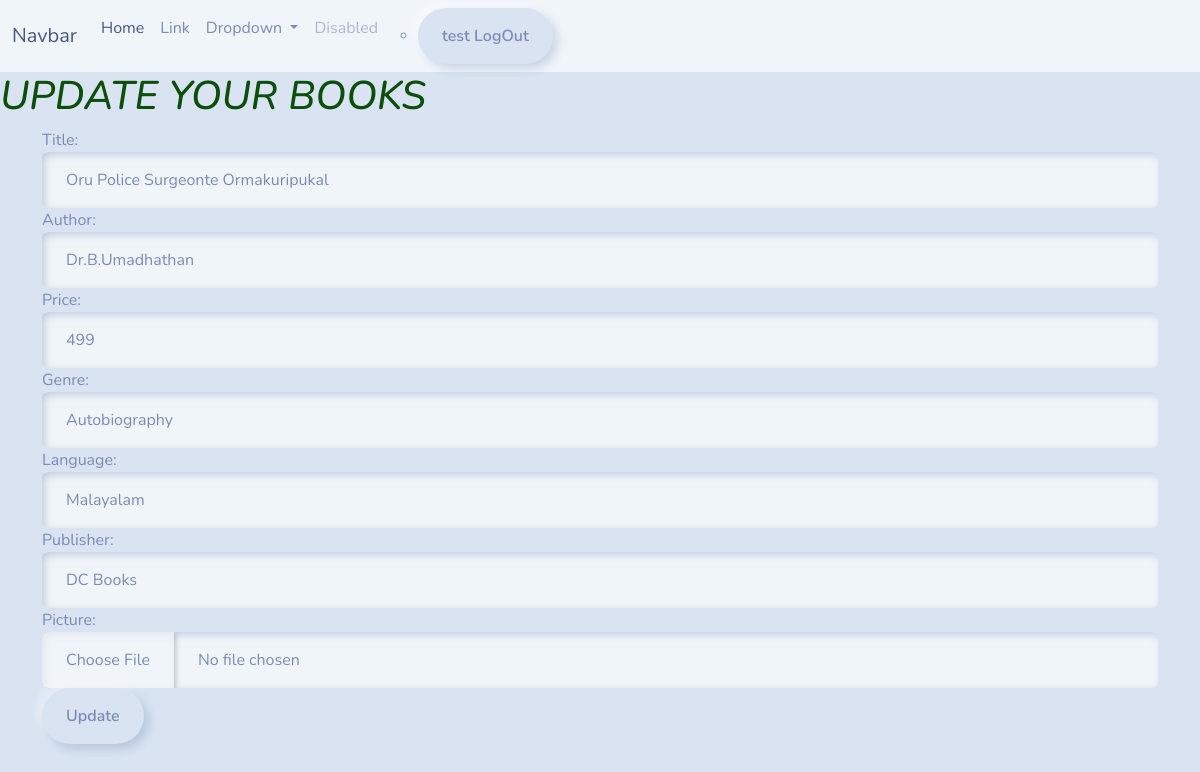
Page /book/5/change/ (signed in) on the committed database.
### books/models.py (models this page shows, shortened)
class Books(models.Model):
    title=models.CharField(max_length=200,null=True)
    author=models.CharField(max_length=200)
    price=models.PositiveIntegerField()
    genre=models.CharField(max_length=200)
    language=models.CharField(max_length=200)
    publisher=models.CharField(max_length=300,null=True)
    picture=models.ImageField(upload_to="picture_book",null=True)

### books/views.py (the view, shortened to what this page needs)
# urls.py: path("book/<int:pk>/change/",views.BookUpdateView.as_view(),name="book-update"),
@method_decorator(decs,name="dispatch")
class BookUpdateView(View):
    template_name="book_update.html"
    form_class=BookUpdateForm
    def get(self,request,*args,**kwargs):
        id=kwargs.get("pk")
        book_object=Books.objects.get(id=id)
        form_instance=self.form_class(instance=book_object)
        return render(request,self.template_name,{"form":form_instance})

### books/forms.py
class BookUpdateForm(forms.ModelForm):
    class Meta:
        model=Books
        fields="__all__"
        widgets={
            "title":forms.TextInput(attrs={"class":"form-control"}),
            "author":forms.TextInput(attrs={"class":"form-control"}),
            "price":forms.NumberInput(attrs={"class":"form-control"}),
            "genre":forms.TextInput(attrs={"class":"form-control"}),
            "language":forms.TextInput(attrs={"class":"form-control"}),
            "publisher":forms.TextInput(attrs={"class":"form-control"}),
            "picture":forms.FileInput(attrs={"class":"form-control"})
        }

### books/templates/book_update.html (shortened to what this page needs)
{%extends 'base.html'%}
{%block main_block%}
<h1 style="font-style: italic; color: rgb(11, 79, 11);">UPDATE YOUR BOOKS</h1>
<div class="container">
    <form action="" method="post" enctype="multipart/form-data">
        {{form}}
        <button type="submit" class="btn btn-success">Update</button>
    </form>
</div>
{%endblock%}

### books/templates/base.html (shortened to what this page needs)
<!DOCTYPE html>
{%load static%}
<html lang="en">
<head>
    <link rel="stylesheet" href="{%static 'css/style1.css'%}">
</head>
<body>
    <nav class="navbar navbar-expand-lg bg-body-tertiary">
        <div class="container-fluid">
          <a class="navbar-brand" href="#">Navbar</a>
          <div class="collapse navbar-collapse" id="navbarSupportedContent">
            <ul class="navbar-nav me-auto mb-2 mb-lg-0">
              <li class="nav-item">
                <a class="nav-link active" aria-current="page" href="#">Home</a>
              </li>
              <li class="nav-item">
                <a class="nav-link" href="#">Link</a>
              </li>
              <li class="nav-item dropdown">
                <a class="nav-link dropdown-toggle" href="#" role="button" data-bs-toggle="dropdown" aria-expanded="false">
                  Dropdown
                </a>
              </li>
              <li class="nav-item">
                <a class="nav-link disabled" aria-disabled="true">Disabled</a>
              </li>
              <ul>
                <li class="nav-item">
                  <a href="{%url 'signout'%}" class="btn btn-dark">{{request.user}}  LogOut</a>
                </li>
              </ul>
            </ul>
          </div>
        </div>
      </nav>
       {%block main_block%}
       {%endblock%}
</body>
</html>

### rows in the picture
Books: title "Oru Police Surgeonte Ormakuripukal", author "Dr.B.Umadhathan", price "499", genre "Autobiography", language "Malayalam", publisher "DC Books"

### other values in the picture
{{ request.user }} "test"
